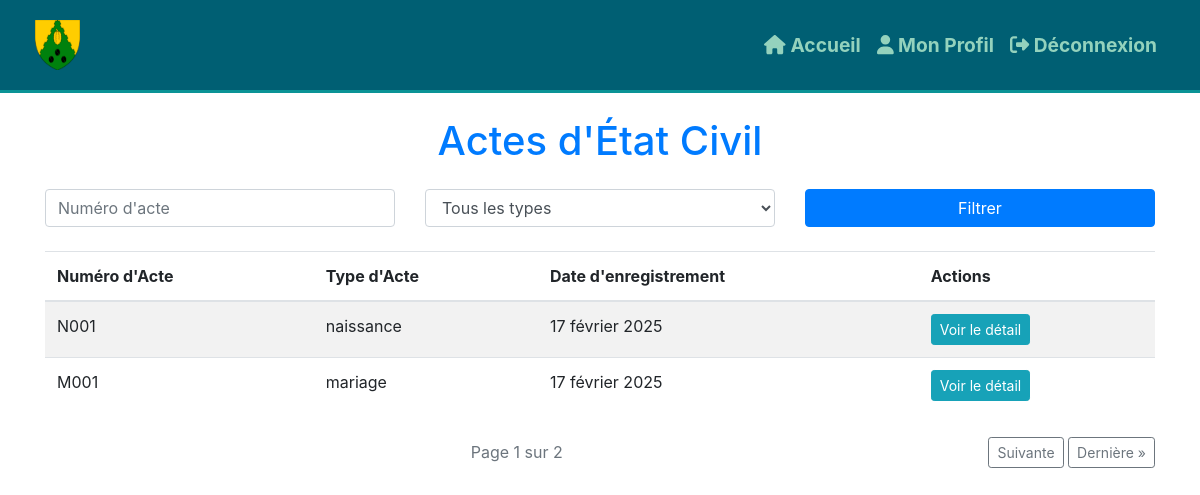
The page /dashboard/ (signed in) on the database its author committed.
### etat_civil/models.py (models this page shows, shortened)
class ActeEtatCivil(models.Model):
    TYPE_ACTE_CHOICES = [
        ('naissance', 'Acte de Naissance'),
        ('mariage', 'Acte de Mariage'),
        ('deces', 'Acte de Décès'),
    ]
    type_acte = models.CharField(max_length=10, choices=TYPE_ACTE_CHOICES)
    numero_acte = models.CharField(max_length=50, unique=True)
    date_enregistrement = models.DateField(auto_now_add=True)
    agent_responsable = models.ForeignKey(AgentMunicipal, on_delete=models.SET_NULL, null=True)
    document_pdf = models.FileField(upload_to='actes/', blank=True, null=True)  # Stockage du PDF

### etat_civil/views.py (the view)
# urls.py: path('dashboard/', views.dashboard, name='dashboard'),
@login_required
def dashboard(request):
    type_acte = request.GET.get('type_acte')
    numero_acte = request.GET.get('numero_acte')
    queryset = ActeEtatCivil.objects.all()
    if type_acte:
        queryset = queryset.filter(type_acte=type_acte)
    if numero_acte:
        queryset = queryset.filter(numero_acte__icontains=numero_acte)
    paginator = Paginator(queryset, 2)  # 10 actes par page
    page_number = request.GET.get('page')
    page_obj = paginator.get_page(page_number)
    context = {'actes': page_obj}
    if request.headers.get('X-Requested-With') == 'XMLHttpRequest':
        return render(request, 'actes/partials/liste_actes_table.html', context)
    return render(request, "dashboard.html", context)

### etat_civil/templates/dashboard.html (shortened to what this page needs)
{% extends 'base.html' %}
{% block content %}
    <div class="container mt-4">
        <h1 class="mb-4 text-center text-primary">Actes d'État Civil</h1>
        <form method="get" id="filtre-form" class="mb-4">
            <div class="row">
                <div class="col-md-4">
                    <input type="text" name="numero_acte" class="form-control" placeholder="Numéro d'acte" value="{{ request.GET.numero_acte }}">
                </div>
                <div class="col-md-4">
                    <select name="type_acte" class="form-control">
                        <option value="">Tous les types</option>
                    </select>
                </div>
                <div class="col-md-4">
                    <button type="submit" class="btn btn-primary w-100">Filtrer</button>
                </div>
            </div>
        </form>
        <div id="actes-list">
            <table class="table table-hover table-striped">
                <thead>
                    <tr>
                        <th>Numéro d'Acte</th>
                        <th>Type d'Acte</th>
                        <th>Date d'enregistrement</th>
                        <th>Actions</th>
                    </tr>
                </thead>
                <tbody>
                    {% for acte in actes %}
                        <tr>
                            <td>{{ acte.numero_acte }}</td>
                            <td>{{ acte.type_acte }}</td>
                            <td>{{ acte.date_enregistrement }}</td>
                            <td>
                                <a href="{% url 'detail_acte' acte.id %}" class="btn btn-info btn-sm">Voir le détail</a>
                            </td>
                        </tr>
                    {% empty %}
                        <tr>
                            <td colspan="4" class="text-center">Aucun acte trouvé</td>
                        </tr>
                    {% endfor %}
                </tbody>
            </table>
        </div>
        <div class="d-flex justify-content-between align-items-center mt-4">
            <span class="text-muted">Page {{ actes.number }} sur {{ actes.paginator.num_pages }}</span>
            <div>
                {% if actes.has_next %}
                    <a href="?page={{ actes.next_page_number }}" class="btn btn-outline-secondary btn-sm">Suivante</a>
                    <a href="?page={{ actes.paginator.num_pages }}" class="btn btn-outline-secondary btn-sm">Dernière &raquo;</a>
                {% endif %}
            </div>
        </div>
    </div>
{% endblock %}

### rows shown on the page
ActeEtatCivil: numero_acte "N001", type_acte "naissance", date_enregistrement "17 février 2025"
ActeEtatCivil: numero_acte "M001", type_acte "mariage", date_enregistrement "17 février 2025"

### other values the page prints
{{ actes.number }} "1"
{{ actes.paginator.num_pages }} "2"
